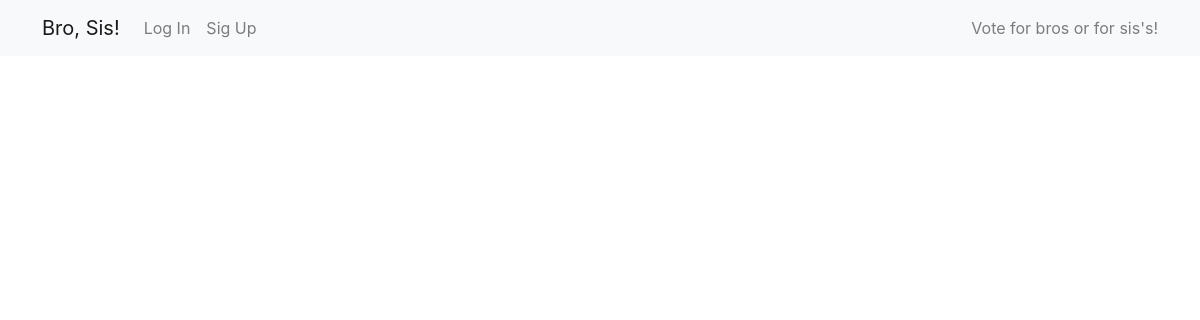
Before: / with the older database file.
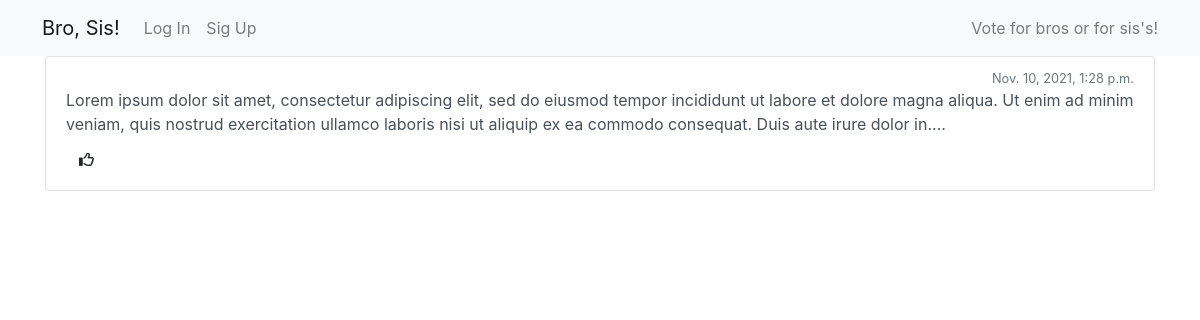
After: the same page with the newer database file.
### home/models.py (models this page shows, shortened)
class Publication(models.Model):
    title = models.CharField(max_length=256)
    group = models.ForeignKey(Group, on_delete=models.PROTECT)
    content = models.TextField(null=True, blank=True,)
    author = models.ForeignKey(User, on_delete=models.PROTECT, default='creator', related_name='my_publications')
    published = models.DateTimeField(auto_now_add=True, db_index=True)
    readers = models.ManyToManyField(User, through='UserPublicationRelation',  related_name='publications')
    class Meta:
        ordering = ['-published']

### home/views.py (the view)
# urls.py: path('', home, name='home'),
def home(request):
    publications = Publication.objects.all()
    groups = Group.objects.all()
    for i in publications:
        i.content = i.content[:256] + '....'
    return render(request, 'home/home.html', {'publications': publications, 'groups': groups})

### templates/home/home.html (shortened to what this page needs)
{% extends 'base.html' %}
{% block content %}
<div class="list-group">
    {% for publication in publications %}
    <a href="#" class="list-group-item list-group-item-action">
        <div class="d-flex w-100 justify-content-between">
            <small class="text-muted">{{ publication.published }}</small>
        </div>
        <p class="mb-1">{{ publication.content }}</p>
        <small class="text-muted">
            <button class="btn" onclick="document.location.href = 'publication/{{ publication.id }}'"><i class="far fa-thumbs-up" style="font-size: 15px;"></i> {{ page.likes }}</button>
        </small>
    </a>
    {% endfor %}
</div>
{% endblock content %}

### templates/base.html (shortened to what this page needs)
<!DOCTYPE html>
<html lang="en">
<head>
    <link href="https://cdn.jsdelivr.net/npm/bootstrap@5.1.3/dist/css/bootstrap.min.css" rel="stylesheet">
    <link rel="stylesheet" href="https://stackpath.bootstrapcdn.com/bootstrap/4.3.1/css/bootstrap.min.css">
</head>
<body>
    <nav class="navbar navbar-expand-lg navbar-light bg-light">
        <div class="container-md">
            <a class="navbar-brand" href="{% url 'home' %}">Bro, Sis!</a>
            <div class="collapse navbar-collapse" id="navbarText">
                <ul class="navbar-nav me-auto mb-2 mb-lg-0">
                    {% if user.is_authenticated %}
                    <li class="nav-item">
                        <a href="{% url 'home' %}" class="nav-link">Welcome, {{ user.username }}!</a>
                    </li>
                    <li class="nav-item">
                        <a href="{% url 'profile' %}" class="nav-link">Profile</a>
                    </li>
                    <li class="nav-item">
                        <a href="{% url 'logout' %}" class="nav-link">Logout</a>
                    </li>
                    {% else %}
                    <li class="nav-item">
                        <a class="nav-link" href="{% url 'login' %}">Log In</a>
                    </li>
                    <li class="nav-item">
                        <a class="nav-link" href="{% url 'sign_up' %}">Sig Up</a>
                    </li>
                    {% endif %}
                </ul>
                <span class="navbar-text">
                Vote for bros or for sis's!
                </span>
            </div>
        </div>
</nav>
    <div class="container">
        {% block content %}{% endblock content %}
    </div>
</body>
</html>

Changed rows visible on the page:
added Publication: published "Nov. 10, 2021, 1:28 p.m.", content "Lorem ipsum dolor sit amet, consectetur adipiscing elit, sed do eiusmod tempor incididunt ut labore et dolore magna aliqua. Ut enim ad minim veniam, quis nostrud exercitation ullamco laboris nisi ut aliquip ex ea commodo consequat. Duis aute irure dolor in...."
